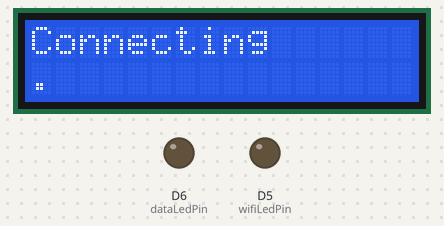
This sketch was run on a simulated ESP8266 (Wemos D1 mini). On the bench: 16×2 character LCD, output pins drawn as LEDs (lit = HIGH). WiFi joins after 1.5 s; servers stay silent unless stated; uploads are accepted with an empty reply; what the sketch prints to the serial monitor is not drawn.

Above: at 0.7 s.
At 8.3 s:
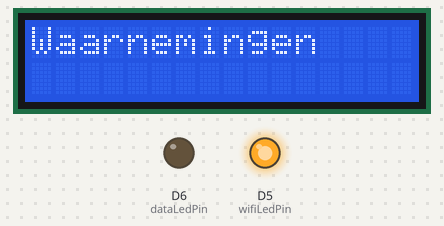
At 18.9 s:
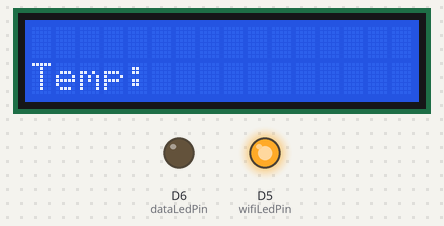
At 29.5 s:
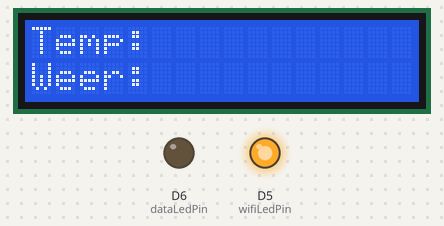
Timing chart, 0 to 31.0 s (numbered marks = the images above):
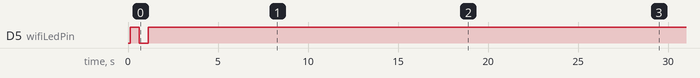

Measured:
- by itself, D5 (wifiLedPin): LOW → HIGH at 0.12 s, → LOW 0.50 s later, → HIGH 0.50 s later
- what the display in image 1 shows lasts 10.6 s, from 8.3 s to 18.9 s

The sketch:

wemos_internet_weatherstation.ino
```cpp
#include <ESP8266WiFi.h>
#include <ArduinoJson.h>
#include <Wire.h>
#include <LiquidCrystal_I2C.h>

const char* ssid = "Ziggo68968";
const char* password = "duivendak";

const char* wunderground_api_key = "116b5c9cc26deeec";
const char* wunderground_url = "api.wunderground.com";
const int   wunderground_http_port = 80;
const char* wunderground_conditions = "conditions/lang:NL";
const char* wunderground_forecast = "forecast/lang:NL";
const char* wunderground_astronomy = "astronomy/lang:NL";
const char* wunderground_location = "q/NL/Soest.json";

const int mainLoopDelay = 10;
const int intervalConditions = 5 * mainLoopDelay ;
const int intervalAstronomy = 240 * mainLoopDelay;
const int intervalForecast = 120 * mainLoopDelay;
int lastUpdateConditions = intervalConditions;
int lastUpdateAstronomy = intervalAstronomy;
int lastUpdateForecast = intervalForecast;


// Conditions
String city;
long localTimeEpoch;
long observationTimeEpoch;
String temp;
String tempFeelsLike;
String weather;
String humidity;
String windSpeed;
String windDirection;
String pressure;
String pressureTrend;
String precip1hr;
String precipToday;

// Astronomy
String localTime;
String sunRise;
String sunSet;

// Forecast
String todayTempMax;
String todayTempLow;
String todayWeather;
String todayWindDirection;
String todayWindAvg;
String todayWindMax;
String todayRainChance;
String tomorrowTempMax;
String tomorrowTempLow;
String tomorrowWeather;
String tomorrowWindDirection;
String tomorrowWindAvg;
String tomorrowWindMax;
String tomorrowRainChance;

const int nStats = 6;
int curStat = 1;
String weatherData [nStats];

int wifiLedPin = D5;
int dataLedPin = D6;
WiFiClient wifiClient;

String response;

LiquidCrystal_I2C lcd(0x27,2,16);

void setup() {
  Serial.begin(9600);
  delay(10);
  pinMode(wifiLedPin, OUTPUT);
  pinMode(dataLedPin, OUTPUT);
  lcd.init();
  lcd.backlight();
  lcd.clear();
}

void loop() {
  if (lastUpdateConditions == intervalConditions ) {
    printLcd("Bijwerken", "waarnemingen...");
    Serial.println("Updating conditions...");
    updateConditions();
    lastUpdateConditions = 0 ;
  }

  if (lastUpdateAstronomy == intervalAstronomy ) {
    printLcd("Bijwerken", "astro...");
    Serial.println("Updating astronomy...");
    updateAstronomy();
    lastUpdateAstronomy = 0;
  }

  if (lastUpdateForecast == intervalForecast ) {
    printLcd("Bijwerken", "verwachtingen...");
    Serial.println("Updating forecast...");
    updateForecast();
    lastUpdateForecast = 0;
  }

  lcdWeatherData();
  printWeatherData();

  lastUpdateConditions++;
  lastUpdateAstronomy++;
  lastUpdateForecast++;

  delay(mainLoopDelay * 1000);

  digitalWrite(wifiLedPin, WiFi.status() == WL_CONNECTED) ;
}

void connectWiFi() {
  if (WiFi.status() != WL_CONNECTED) {
    printSerial("Connecting to ", ssid);
    lcd.clear();
    lcd.home();
    lcd.print("Connecting");
    lcd.setCursor(0,1);
    boolean ledMode = HIGH;

    WiFi.begin(ssid, password);
    while (WiFi.status() != WL_CONNECTED) {
      digitalWrite(wifiLedPin, ledMode);
      delay(500);
      Serial.print(".");
      lcd.print(".");
      ledMode = !ledMode;
    }

    printSerial("WiFi connected, IP=", WiFi.localIP().toString());
    printLcd("WiFi connected", WiFi.localIP().toString());
    digitalWrite(wifiLedPin, HIGH);
    delay(5000);
  }
}


void updateConditions() {
  digitalWrite(dataLedPin, LOW);
  connectWiFi();
  getConditions();
  parseConditions();
  weatherData[0] = "Waarnemingen";
  weatherData[1] = city ;
  weatherData[2] = "Temp: " + temp;
  weatherData[3] = "Weer: " + weather;
  weatherData[4] = "Wind: " + windDirection + ", " + windSpeed + "km/h";
  weatherData[5] = "Druk: " + pressure + " " + pressureTrend;
}

void updateAstronomy() {
  digitalWrite(dataLedPin, LOW);
  connectWiFi();
  getAstronomy();
  parseAstronomy();
}

void updateForecast() {
  digitalWrite(dataLedPin, LOW);
  connectWiFi();
  getForecast();
  parseForecast();
}

void connectWunderground() {
  if (!wifiClient.connect(wunderground_url, wunderground_http_port)) {
    Serial.println("Connection to Wunderground failed.");
    return;
  }
  Serial.println("Connected to Wunderground");
}

void getConditions() {
  connectWunderground();

  String url = String("/api/") +
               wunderground_api_key + "/" +
               wunderground_conditions + "/" +
               wunderground_location ;

  Serial.println(String("Requesting URL: ") + url );

  wifiClient.println(String("GET ") + url + " HTTP/1.1");
  wifiClient.println(String("Host: ") + wunderground_url);
  wifiClient.println("Connection: close");
  wifiClient.println();

  getResponse();
}

void getAstronomy() {
  connectWunderground();

  String url = String("/api/") +
               wunderground_api_key + "/" +
               wunderground_astronomy + "/" +
               wunderground_location ;

  Serial.println(String("Requesting URL: ") + url );

  wifiClient.println(String("GET ") + url + " HTTP/1.1");
  wifiClient.println(String("Host: ") + wunderground_url);
  wifiClient.println("Connection: close");
  wifiClient.println();

  getResponse();
}

void getForecast() {
  connectWunderground();

  String url = String("/api/") +
               wunderground_api_key + "/" +
               wunderground_forecast + "/" +
               wunderground_location ;

  Serial.println(String("Requesting URL: ") + url );

  wifiClient.println(String("GET ") + url + " HTTP/1.1");
  wifiClient.println(String("Host: ") + wunderground_url);
  wifiClient.println("Connection: close");
  wifiClient.println();

  getResponse();
}

void getResponse() {
  while (!wifiClient.available()) {
    delay(1000);
    Serial.println("client not available, retry in 1 second:");
  }

  response = "";

  char c;
  int openBracketCount = 0;
  int closeBracketCount = 0;
  boolean inJson = false;
  wifiClient.setNoDelay(false);
  while (wifiClient.connected() && wifiClient.available()) {
    c =  wifiClient.read();
    if (c == '{') {
      inJson = true;
      openBracketCount++;
    }
    if (c == '}') {
      closeBracketCount++;
    }
    if (inJson) {
      Serial.print(c);
      response = response + c;
    }
    if (openBracketCount == closeBracketCount) {
      inJson = false;
    }
    delay(2);
  }
  Serial.println();
}

void parseConditions() {
  DynamicJsonBuffer jsonBuffer;

  JsonObject& root = jsonBuffer.parseObject(response);
  if (!root.success()) {
    Serial.println("parseobject() failed");
    digitalWrite(dataLedPin, LOW);
    return;
  }

  String version = root["response"]["version"];
  Serial.print("Conditions response Version: ");
  Serial.println(version);

  city = root["current_observation"]["display_location"]["full"].asString();
  localTimeEpoch = root["current_observation"]["local_epoch"].as<time_t>();
  observationTimeEpoch = root["current_observation"]["observation_epoch"].as<time_t>();
  temp = root["current_observation"]["temp_c"].asString() + String(char(223)) + "C";
  tempFeelsLike = root["current_observation"]["feelslike_c"].asString();
  weather = root["current_observation"]["weather"].asString();
  windSpeed = root["current_observation"]["wind_kph"].asString();
  windDirection = root["current_observation"]["wind_dir"].asString();
  pressure = root["current_observation"]["pressure_mb"].asString();
  pressureTrend = root["current_observation"]["pressure_trend"].asString();
  precip1hr = root["current_observation"]["precip_1hr_metric"].asString();
  precipToday = root["current_observation"]["precip_today_metric"].asString();

  digitalWrite(dataLedPin, HIGH);
}

void parseAstronomy() {
  DynamicJsonBuffer jsonBuffer;
  JsonObject& root = jsonBuffer.parseObject(response);
  if (!root.success()) {
    Serial.println("parseobject() failed");
    digitalWrite(dataLedPin, LOW);
    return;
  }

  String version = root["response"]["version"];
  printSerial("Astronomy response Version: ", version);

  localTime = root["moon_phase"]["current_time"]["hour"].asString()
              + String(":") + root["moon_phase"]["current_time"]["minute"].asString();
  sunRise = root["sun_phase"]["sunrise"]["hour"].asString()
            + String(":") + root["sun_phase"]["sunrise"]["minute"].asString();
  sunSet = root["sun_phase"]["sunset"]["hour"].asString()
           + String(":") + root["sun_phase"]["sunset"]["minute"].asString() ;

  digitalWrite(dataLedPin, HIGH);
}

void parseForecast() {
  DynamicJsonBuffer jsonBuffer;
  JsonObject& root = jsonBuffer.parseObject(response);
  if (!root.success()) {
    Serial.println("parseobject() failed");
    digitalWrite(dataLedPin, LOW);
    return;
  }

  String version = root["response"]["version"];
  printSerial("Forecast response Version: ", version);

  todayTempMax = root["forecast"]["simpleforecast"]["forecastday"][0]["high"]["celsius"].asString();
  todayTempLow = root["forecast"]["simpleforecast"]["forecastday"][0]["low"]["celsius"].asString();;
  todayWeather = root["forecast"]["simpleforecast"]["forecastday"][0]["conditions"].asString();
  todayWindDirection = root["forecast"]["simpleforecast"]["forecastday"][0]["avewind"]["dir"].asString();
  todayWindAvg = root["forecast"]["simpleforecast"]["forecastday"][0]["avewind"]["kph"].asString();
  todayWindMax = root["forecast"]["simpleforecast"]["forecastday"][0]["maxwind"]["kph"].asString();
  todayRainChance  = root["forecast"]["simpleforecast"]["forecastday"][0]["pop"].asString();

  tomorrowTempMax = root["forecast"]["simpleforecast"]["forecastday"][1]["high"]["celsius"].asString();
  tomorrowTempLow = root["forecast"]["simpleforecast"]["forecastday"][1]["low"]["celsius"].asString();;
  tomorrowWeather = root["forecast"]["simpleforecast"]["forecastday"][1]["conditions"].asString();
  tomorrowWindDirection = root["forecast"]["simpleforecast"]["forecastday"][1]["avewind"]["dir"].asString();
  tomorrowWindAvg = root["forecast"]["simpleforecast"]["forecastday"][1]["avewind"]["kph"].asString();
  tomorrowWindMax = root["forecast"]["simpleforecast"]["forecastday"][1]["maxwind"]["kph"].asString();
  tomorrowRainChance  = root["forecast"]["simpleforecast"]["forecastday"][1]["pop"].asString();

  digitalWrite(dataLedPin, HIGH);
}

void printWeatherData() {
  Serial.println("Current conditions");
  Serial.println("------------------");
  printSerial("City: ", city);
  printSerial("Time: ", String(localTimeEpoch));
  printSerial("Observation time: ", String(observationTimeEpoch));
  printSerial("Temperature: ", temp);
  printSerial("Temperature feels like: ", tempFeelsLike);
  printSerial("Weer: ", weather);
  printSerial("Wind speed (km/h): ", windSpeed);
  printSerial("Wind direction: ", windDirection);
  printSerial("Pressure (mBar): ", pressure);
  printSerial("Pressure trend: ", pressureTrend);
  printSerial("Precipitation last hour(mm): ", precip1hr);
  printSerial("Precipitation today(mm): ", precipToday);
  Serial.println();

  Serial.println("Sunrise");
  Serial.println("------------------");
  printSerial("Local time: ", localTime);
  printSerial("Sunrise: ", sunRise);
  printSerial("Sunset: ", sunSet);
  Serial.println();

  Serial.println("Forecast");
  Serial.println("------------------");
  printSerial("Today high temp: ", todayTempMax);
  printSerial("Today low temp: ", todayTempLow);
  printSerial("Today weather: ", todayWeather);
  printSerial("Today wind: ", todayWindDirection);
  printSerial("Today average wind: ", todayWindAvg);
  printSerial("Today max wind: ", todayWindMax);
  printSerial("Today rain chance: ", todayRainChance);
  printSerial("Tomorrow high temp: ", tomorrowTempMax);
  printSerial("Tomorrow low temp: ", tomorrowTempLow);
  printSerial("Tomorrow weather: ", tomorrowWeather);
  printSerial("Tomorrow wind: ", tomorrowWindDirection);
  printSerial("Tomorrow average wind: ", tomorrowWindAvg);
  printSerial("Tomorrow max wind: ", tomorrowWindMax);
  printSerial("Tomorrow rain chance: ", tomorrowRainChance);
  Serial.println();
}

void lcdWeatherData() {
  String line1;
  String line2;

  if (curStat > nStats) {
    curStat = 1;
  }

  line1 = weatherData[curStat - 1] ;

  if (curStat > (nStats - 1)) {
    line2 = "-------------";
  } else {
    line2 = weatherData[curStat];
  }

  printLcd(line1, line2);
  curStat++;
}

void printSerial(String title, String message) {
  Serial.print(title);
  Serial.println(message);
}

void splitPrintLcd(String message) {
  int splitPos = message.indexOf('|');
  printLcd(message.substring(0, splitPos - 1), message.substring(splitPos + 1));
}

void printLcd(String msg1, String msg2) {
  lcd.clear();
  lcd.home();

  lcd.print(msg1);
  lcd.setCursor(0,1);
  lcd.print(msg2);
}
```
